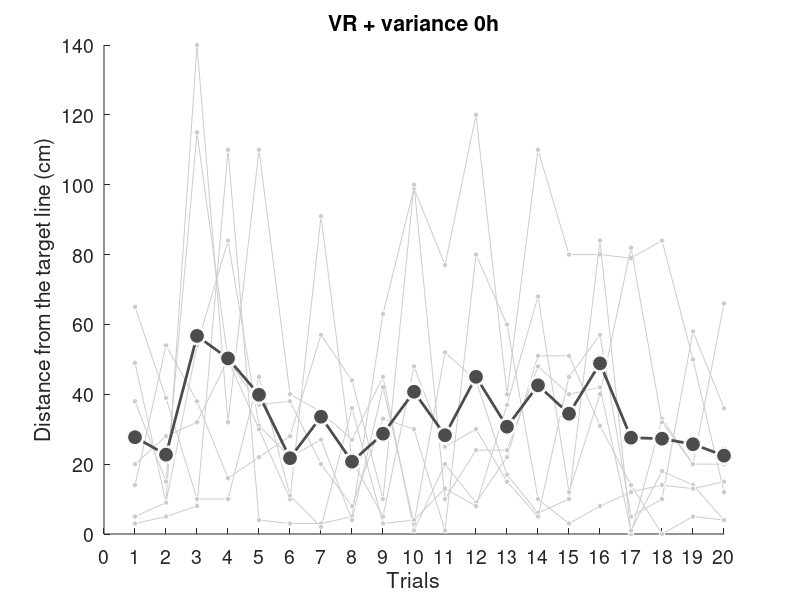
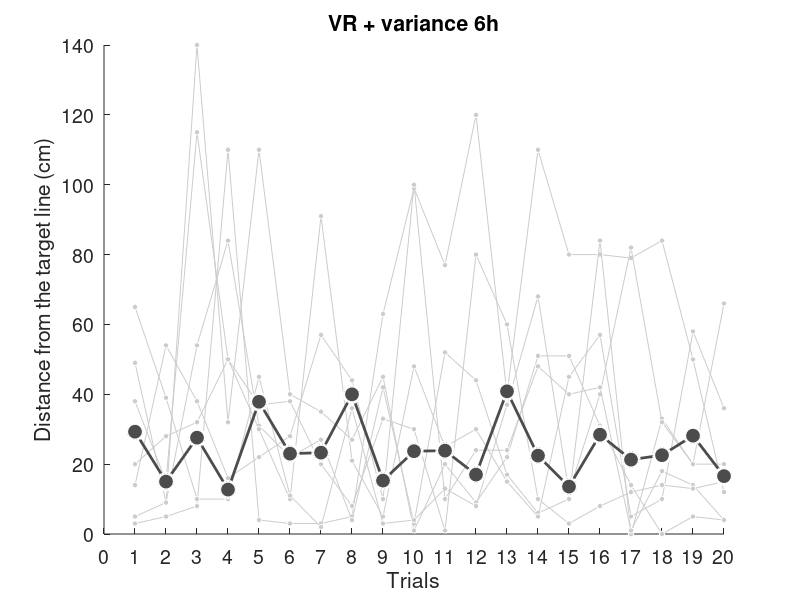
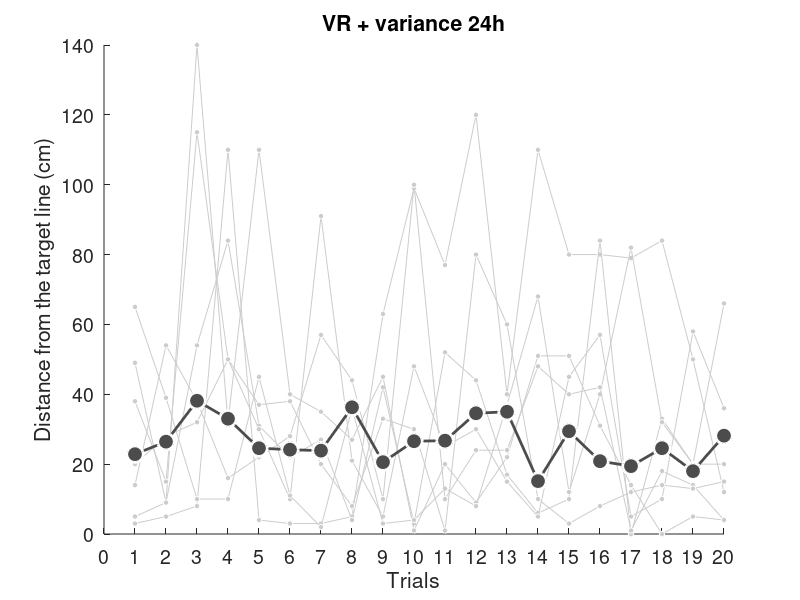

MATLAB code to generate these figures, in order:
load('scores.mat')

VR1_0h_abs = abs(VR1_0h_diff);
VR1_6h_abs = abs(VR1_6h_diff);
VR1_24h_abs = abs(VR1_24h_diff);
VR1_0h_abs_each = mean(VR1_0h_abs, 2);
VR1_6h_abs_each = mean(VR1_6h_abs, 2);
VR1_24h_abs_each = mean(VR1_24h_abs, 2);

x = 1:20;

VR1_abs_each = [VR1_0h_abs_each, VR1_6h_abs_each, VR1_24h_abs_each];

for hour = 1:3
    time = '0h';
    VR1_abs = VR1_0h_abs;
    if hour == 2
        VR1_abs = VR1_6h_abs;
        time = '6h';
    elseif hour == 3
        VR1_abs = VR1_24h_abs;
        time = '24h';
    end

    figure('Position', [100 100 700 400]);
    title(['VR + variance', ' ', time])
    for i = 1:VR1_number
        hold on
        y = VR1_0h_abs(:,i);
        plot(x, y', '-o', ...
        'MarkerSize', 4, ...
        'MarkerFaceColor', light_gray, ...
        'MarkerEdgeColor', white, ...
        'Color', light_gray)
    end

    hold on

    plot(x, VR1_abs_each(:,hour)', '-o', ...
        'LineWidth', 2, ...
        'MarkerSize', 12, ...
        'MarkerFaceColor', dark_gray, ...
        'MarkerEdgeColor', white, ...
        'Color', dark_gray)

    hold off

    xlabel('Trials')
    ylabel('Distance from the target line (cm)')
    ylim([0, 140])
    xticks(0:1:trial_number)
    h = gca;
    set(h, 'FontSize', 14)

    filePath = strcat('./data/figures/test_each_hour/VR1_', time, '_test');
    saveas(gcf, filePath,'epsc')
end
